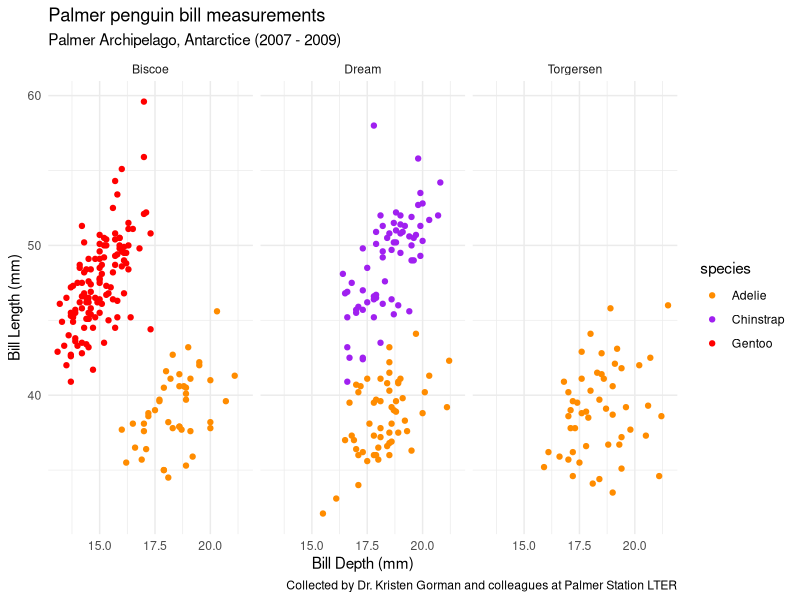
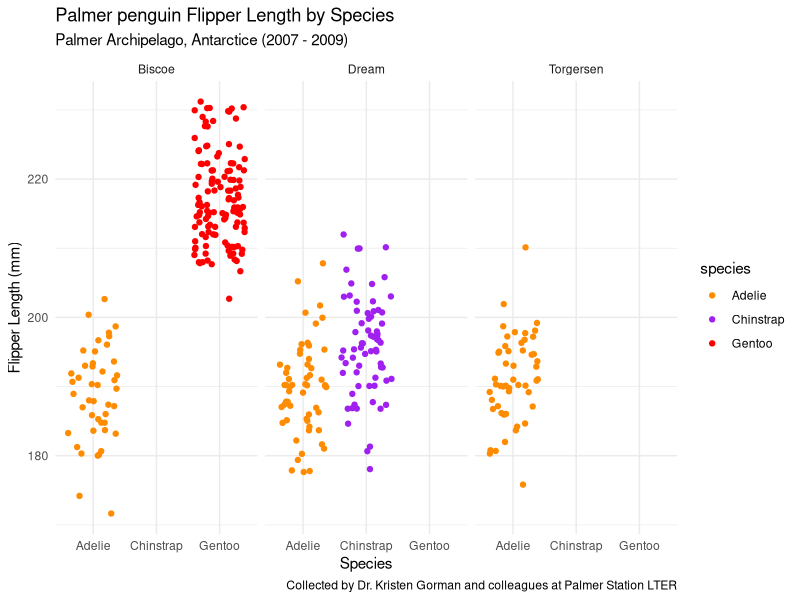

R code for these plots, in order:
## ---- chunk 1
library(tidyverse)
library(palmerpenguins)
## ---- chunk 2
# Find the slope of f(x) = x^2 at x = 3
ct <- function(x){
  x^2
}

# find deriv of C(t) ----
dc_dt <- D(expr = expression(x^2), name="x")
dc_dt

# store the deriv as a function ----
dc_dt_fun <- function(t) {
  2*x
}
x=3
dc_dt_fun(x)
## ---- chunk 3
# Find the slope of P(a) = 2(3a+2)^4 - 5 at a=1.2
cP <- function(a){
  2* (3*a+2)^4 -5
}

# find deriv of C(t) ----
dcP_dt <- D(expr = expression(2* (3*a+2)^4 -5), name="a")
dcP_dt

# store the deriv as a function ----
dc_dt_fun <- function(a) {
  2 * (4 * (3 * (3 * a + 2)^3))
}
a<-1.2
dc_dt_fun(a)
## ---- chunk 4
ggplot(data = penguins, aes(x = bill_depth_mm, y = bill_length_mm)) +
  geom_point(aes(color = species)) +
  scale_color_manual(values = c("darkorange","purple","red")) +
  labs(y = "Bill Length (mm)",
       x = "Bill Depth (mm)",
       title = "Palmer penguin bill measurements",
       subtitle = "Palmer Archipelago, Antarctice (2007 - 2009)",
       caption = "Collected by Dr. Kristen Gorman and colleagues at Palmer Station LTER") +
  facet_wrap(~island) +
  theme_minimal()
## ---- chunk 5
ggplot(data = penguins, aes(x = species, y = flipper_length_mm)) +
  geom_jitter(aes(color = species)) +
  scale_color_manual(values = c("darkorange","purple","red")) +
  labs(x = "Species",
       y = "Flipper Length (mm)",
       title = "Palmer penguin Flipper Length by Species",
       subtitle = "Palmer Archipelago, Antarctice (2007 - 2009)",
       caption = "Collected by Dr. Kristen Gorman and colleagues at Palmer Station LTER") +
  facet_wrap(~island) +
  theme_minimal()
